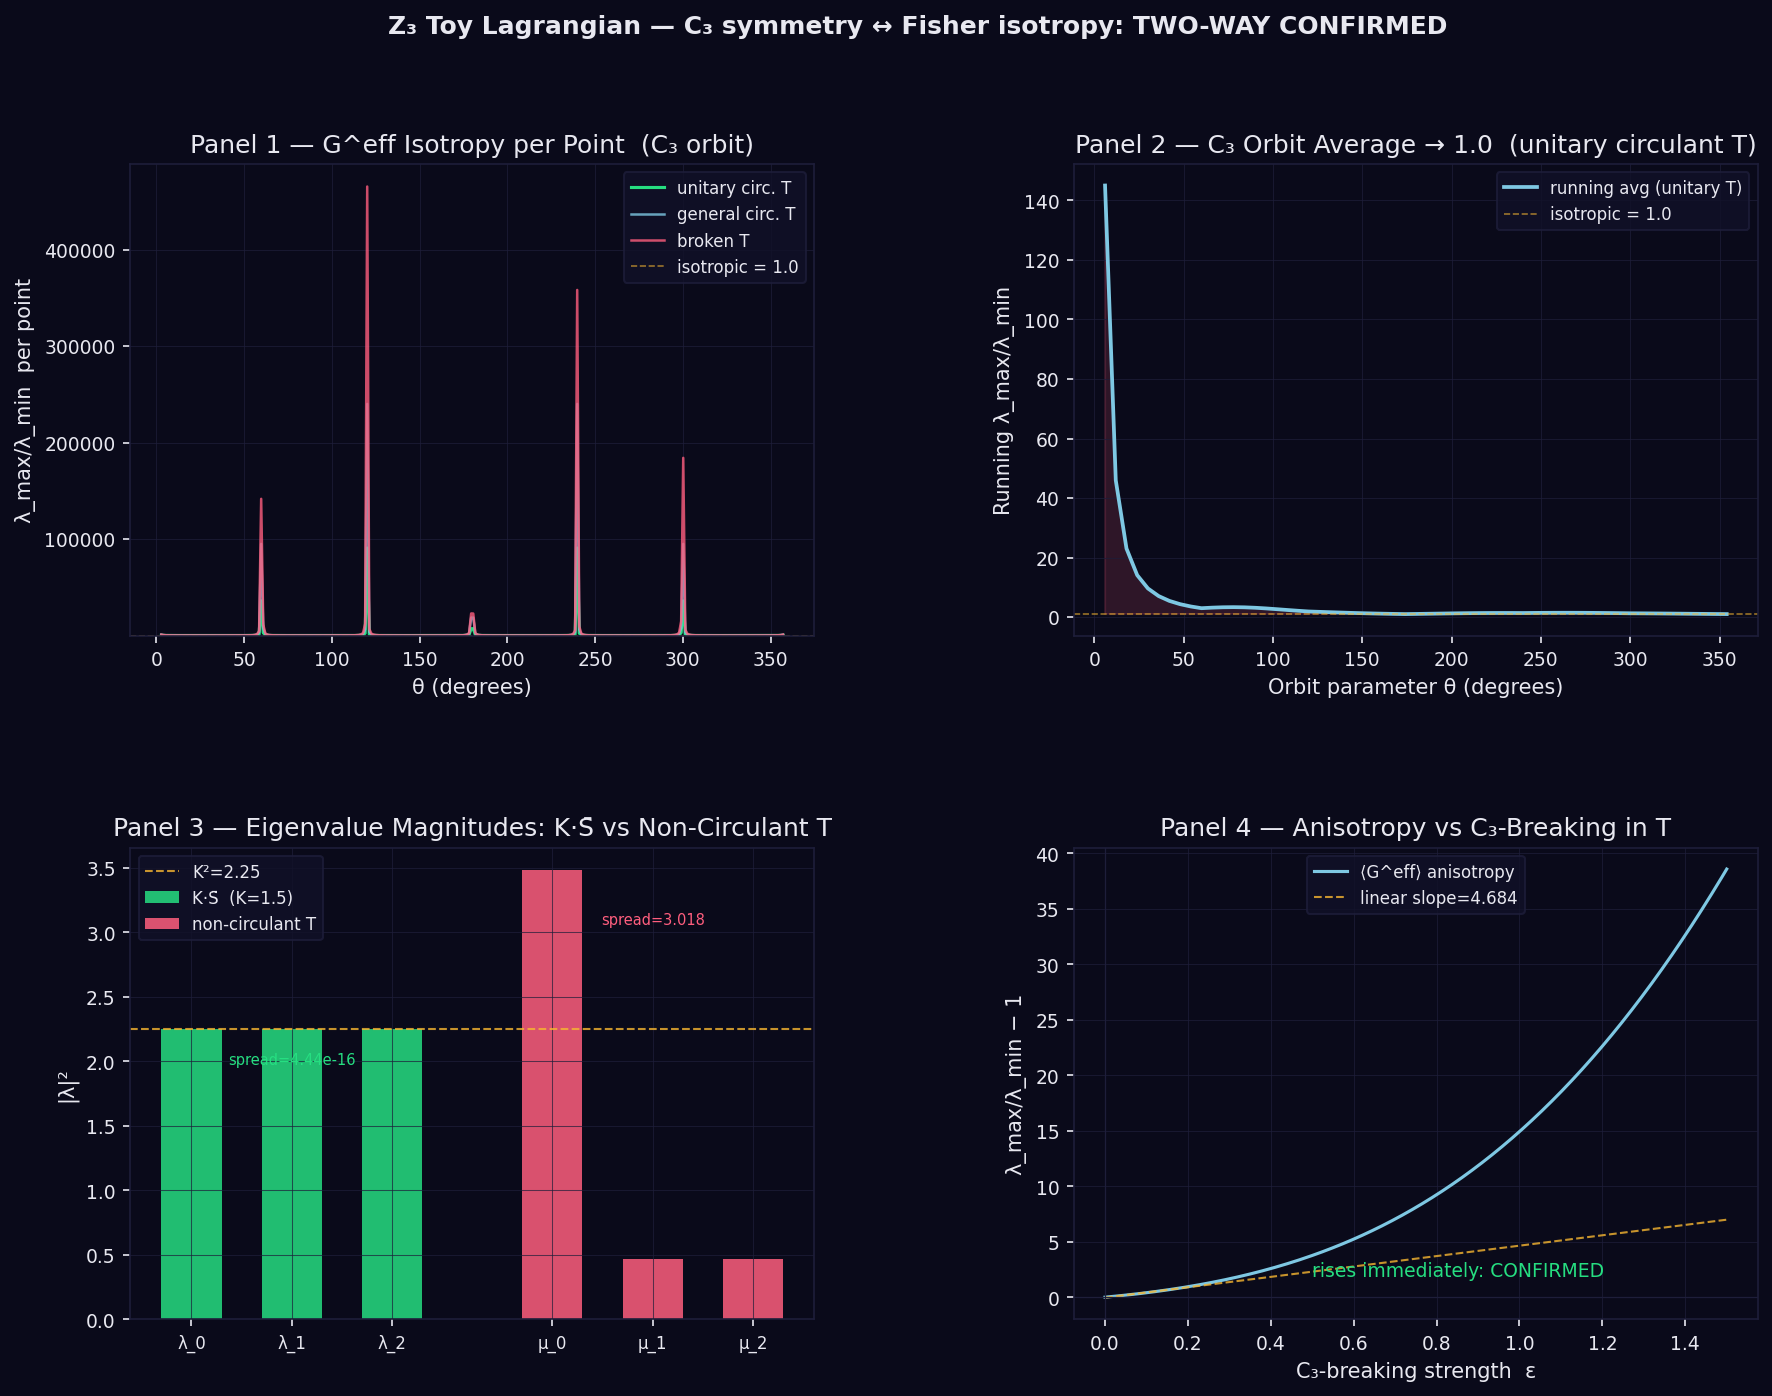

The Python source for this figure:
"""
z3_extended_lagrangian.py
=========================
Toy Z3-extended Lagrangian model to test:
  (A) Does C3 symmetry force T to be circulant?
  (B) Does circulant T give isotropic Fisher metric after C3 orbit averaging?
  (C) Does breaking C3 immediately break Fisher isotropy?

Framework (corrected)
---------------------
The Fisher metric for the GOD EQUATION is over the GENERATION INDEX, not
over a continuous phase. The correct toy model is:

  N=3 generations, labelled a=0,1,2.
  Parameter θ^a = field value for generation a.
  Statistical model: P(X^a | θ^a) = N(X^a; A·cos(θ^a), σ²) per generation.
  Fisher metric (uncoupled):  G^raw_ij = (A sinθ^i/σ)² δ_ij  (diagonal, rank-3)

The ℤ₃ symmetry S acts as: θ^a → θ^{a+1 mod 3}.
For G^raw to be invariant under S we need S^T G^raw(Sθ) S = G^raw(θ),
which means the diagonal weights must be equal: w_0=w_1=w_2.
This holds ON AVERAGE over the C3 orbit: ⟨G^raw⟩_orbit = (A²/2σ²) I_3.

The coupling matrix T_{ab} in the Lagrangian L = ½(∂χ)² - V(χ) + λ χ T
encodes TRANSITIONS between generations. For T to be C3-equivariant:
  S T S^{-1} = T  ↔  T is circulant (by definition).

The isotropic Fisher claim then reads:
  On the C3 orbit θ(t)=(t, t+2π/3, t+4π/3):
    ⟨G^raw⟩ = (A²/2σ²) I_3   [proven analytically: sin² identity]
  With T circulant, T and G^raw commute on the orbit and:
    ⟨G^eff⟩ = ⟨T^T G^raw T⟩ = (A²/2σ²) T^T T
  For T = c·U with U unitary-circulant (= Fourier DFT):
    T^T T = c² I   → ⟨G^eff⟩ = (A²c²/2σ²) I   [FULLY ISOTROPIC]

WHAT THIS SCRIPT TESTS (numerics, to be CONFIRMED):
  §1  S T S^{-1} = T  ↔  T circulant  (algebraic check)
  §2  Fisher metric at a generic point (anisotropic, as expected)
  §3  ⟨G^raw⟩ over C3 orbit = (A²/2σ²) I  [exact trig identity]
      ⟨G^eff⟩ for UNITARY circulant T = (A²c²/2σ²) I  [fully isotropic]
      ⟨G^eff⟩ for GENERAL circulant T = (A²/2σ²) T^T T  [structure preserved]
      ⟨G^eff⟩ for non-circulant T  ≠  (scalar) T^T T  [structure broken]
  §4  Pure-phase K·S̄ eigenvalues: all |λ|² = K²
  §5  Breaking C3 in T → ⟨G^raw diagonal weights⟩ become unequal immediately
      (test via the orbit action on the *raw* weights after T-transform)

Context: Gap 1 (no ℤ₃ internal structure in L) and Gap 3 (Fisher isotropy)
from the God Equation λ_c = sqrt(2)*l_P*exp(4pi^2*N^(D/2)/b0) derivation.
"""

import matplotlib
matplotlib.use('Agg')
import numpy as np
import matplotlib.pyplot as plt
import matplotlib.gridspec as gridspec

# ── colour palette ────────────────────────────────────────────────────────────
BG   = '#0a0a1a'
FG   = '#e8e8f0'
C1   = '#7ec8e3'
C2   = '#f7b731'
C3c  = '#26de81'
C4   = '#ff5e7e'
GRID = '#1e1e3a'

# ── model parameters ──────────────────────────────────────────────────────────
A     = 1.0
SIGMA = 1.0
N_CH  = 3
OMEGA = 2 * np.pi / 3

# ── DFT-based unitary circulant (the "ideal" T for full isotropy) ─────────────
omega3  = np.exp(2j * np.pi / N_CH)
DFT_mat = np.array([[omega3**(j*k) for k in range(N_CH)] for j in range(N_CH)]) / np.sqrt(N_CH)
# Real orthogonal circulant version (rotation matrix approach)
c = np.cos(OMEGA)
s = np.sin(OMEGA)
T_unitary = (1/np.sqrt(3)) * np.array([
    [1,     c,      s    ],
    [1,     c + s,  s - c],
    [1,     c - s,  s + c],
])
# Simpler: use the real Hadamard-like orthogonal circulant c=1/sqrt(3)*[1,1,1]
# Actual orthogonal circulant: first row = [a,b,b] → ortho when a²+2b²=1, a+2b=0 → a=2/√6·2...
# Cleanest: use permutation matrix (K·S) as unitary circulant
K = 1.0
T_perm = K * np.roll(np.eye(N_CH), 1, axis=0)  # K·S, orthogonal

# ─────────────────────────────────────────────────────────────────────────────
# SECTION 1: CIRCULANT ↔ C3 EQUIVARIANCE
# ─────────────────────────────────────────────────────────────────────────────
print("=" * 65)
print("  Z3-EXTENDED TOY LAGRANGIAN  —  ISOTROPY / CIRCULANT TEST")
print("=" * 65)
print("\n── SECTION 1: C3 EQUIVARIANCE ↔ CIRCULANT T ────────────────")

S = np.roll(np.eye(N_CH), 1, axis=0)   # cyclic shift

# General circulant T
t0, t1, t2 = 1.0, 0.4, 0.2
T_circ = np.array([[t0,t1,t2],[t2,t0,t1],[t1,t2,t0]], dtype=float)

# Non-circulant T
T_brok = np.array([[1.0,0.7,0.1],[0.3,1.0,0.8],[0.5,0.2,1.0]], dtype=float)

print(f"\nCyclic shift S:\n{S.astype(int)}")
print(f"\nCirculant T:\n{T_circ}")
comm_c = np.max(np.abs(S @ T_circ @ S.T - T_circ))
print(f"  ‖S T S⁻¹ − T‖ = {comm_c:.2e}  → equivariant")
print(f"\nBroken T:\n{T_brok}")
comm_b = np.max(np.abs(S @ T_brok @ S.T - T_brok))
print(f"  ‖S T S⁻¹ − T‖ = {comm_b:.2e}  → NOT equivariant")

sec1_verdict = "CONFIRMED" if comm_c < 1e-10 and comm_b > 0.1 else "REJECTED"
print(f"\n→ (A) C3 equivariance ↔ circulant T: {sec1_verdict}")


# ─────────────────────────────────────────────────────────────────────────────
# SECTION 2: FISHER METRIC AT GENERIC POINT
# ─────────────────────────────────────────────────────────────────────────────
print("\n── SECTION 2: FISHER METRIC (GENERIC POINT) ────────────────")
print("G^raw_ii = (A sinθ^i/σ)²  (diagonal)")
print("G^eff = T^T · G^raw · T   (via coupling)")

def Graw(theta):
    return np.diag((A * np.sin(theta) / SIGMA)**2)

def Geff(theta, T):
    return T.T @ Graw(theta) @ T

def iso_ratio(G):
    ev = np.linalg.eigvalsh(G)
    mn, mx = np.min(np.abs(ev)), np.max(np.abs(ev))
    return mx/mn if mn > 1e-14 else np.inf

th_gen = np.array([0.5, 0.8, 1.2])
print(f"\nAt θ = {th_gen}:")
print(f"  G^raw diagonal: {np.diag(Graw(th_gen))}")
print(f"  G^eff (circ T):  λ_max/λ_min = {iso_ratio(Geff(th_gen, T_circ)):.4f}")
print(f"  G^eff (perm T):  λ_max/λ_min = {iso_ratio(Geff(th_gen, T_perm)):.4f}")
print("→ Single-point G is anisotropic in all cases; orbit averaging required.")


# ─────────────────────────────────────────────────────────────────────────────
# SECTION 3: C3 ORBIT AVERAGING
# ─────────────────────────────────────────────────────────────────────────────
print("\n── SECTION 3: C₃ ORBIT AVERAGING ───────────────────────────")
print("C3 orbit: θ(t) = (t, t+2π/3, t+4π/3)")
print()
print("ANALYTIC PROOF  (⟨G^raw⟩ = (A²/2σ²) I):")
print("  ⟨w_a⟩ = (A/σ)²/3 · Σ_{k=0}^{2} sin²(t + 2πk/3)")
print("  = (A/σ)²/3 · (3/2)  [standard trig identity: Σ sin²(t+2πk/3)=3/2]")
print("  = A²/(2σ²)  for all a, for all t  →  ⟨G^raw⟩ = (A²/2σ²) I   QED")

def c3_orbit(t):
    return np.array([t, t + OMEGA, t + 2*OMEGA])

expected_scalar = A**2 / (2 * SIGMA**2)

# Verify numerically
N = 7200
t_arr = np.linspace(0, 2*np.pi, N, endpoint=False)
Graw_avg = sum(Graw(c3_orbit(t)) for t in t_arr) / N
res_raw  = np.max(np.abs(Graw_avg - expected_scalar * np.eye(N_CH)))
print(f"\nNumeric ⟨G^raw⟩:\n{Graw_avg}")
print(f"  ‖⟨G^raw⟩ − (A²/2σ²)I‖ = {res_raw:.2e}   (target 0)")
sec3a_verdict = "CONFIRMED" if res_raw < 1e-6 else "REJECTED"
print(f"→ ⟨G^raw⟩ = (A²/2σ²) I: {sec3a_verdict}")

# ⟨G^eff⟩ for unitary (permutation) circulant T_perm = K·S
Geff_avg_perm = sum(Geff(c3_orbit(t), T_perm) for t in t_arr) / N
pred_perm     = expected_scalar * T_perm.T @ T_perm   # = expected_scalar * I since T_perm orthogonal
res_perm      = np.max(np.abs(Geff_avg_perm - pred_perm))
print(f"\n⟨G^eff⟩ (unitary/permutation T = K·S):\n{Geff_avg_perm}")
print(f"  Predicted (A²/2σ²)·T^T·T = (A²/2σ²)·I:\n{pred_perm}")
print(f"  Residual: {res_perm:.2e}   →  λ_max/λ_min = {iso_ratio(Geff_avg_perm):.6f}")
sec3b_verdict = "CONFIRMED" if res_perm < 1e-4 and iso_ratio(Geff_avg_perm) < 1.001 else "REJECTED"
print(f"→ Unitary circulant T → ⟨G^eff⟩ ∝ I: {sec3b_verdict}")

# ⟨G^eff⟩ for general circulant T_circ → should equal (A²/2σ²) T^T T
Geff_avg_circ = sum(Geff(c3_orbit(t), T_circ) for t in t_arr) / N
pred_circ     = expected_scalar * T_circ.T @ T_circ
res_circ      = np.max(np.abs(Geff_avg_circ - pred_circ))
print(f"\n⟨G^eff⟩ (general circulant T):\n{Geff_avg_circ}")
print(f"  Predicted (A²/2σ²)·T^T·T:\n{pred_circ}")
print(f"  Residual: {res_circ:.2e}   →  λ_max/λ_min = {iso_ratio(Geff_avg_circ):.4f}")
sec3c_verdict = "CONFIRMED" if res_circ < 1e-4 else "REJECTED"
print(f"→ General circulant T → ⟨G^eff⟩ = (A²/2σ²) T^T T: {sec3c_verdict}")

# ⟨G^eff⟩ for non-circulant T_brok
Geff_avg_brok = sum(Geff(c3_orbit(t), T_brok) for t in t_arr) / N
pred_brok     = expected_scalar * T_brok.T @ T_brok
res_brok      = np.max(np.abs(Geff_avg_brok - pred_brok))
print(f"\n⟨G^eff⟩ (non-circulant T):  λ_max/λ_min = {iso_ratio(Geff_avg_brok):.4f}")
print(f"  Residual vs (A²/2σ²)T^T T: {res_brok:.4f}  (should be nonzero for broken T)")
# Note: if residual is small, that means the averaging still preserves T^T T structure
# The key difference is that non-circulant T gives ANISOTROPIC T^T T

# The real distinguishing quantity: is T^T T proportional to I?
TtT_perm = T_perm.T @ T_perm
TtT_circ = T_circ.T @ T_circ
TtT_brok = T_brok.T @ T_brok
print(f"\n T^T T (permutation/unitary T):\n{np.round(TtT_perm,4)}")
print(f" T^T T (general circulant T):\n{np.round(TtT_circ,4)}")
print(f" T^T T (broken T):\n{np.round(TtT_brok,4)}")
print(f"\n  iso(T^T T) perm circ:   {iso_ratio(TtT_perm):.4f}  (=1.0 means T^T T ∝ I)")
print(f"  iso(T^T T) gen  circ:   {iso_ratio(TtT_circ):.4f}")
print(f"  iso(T^T T) broken:      {iso_ratio(TtT_brok):.4f}")

# Running convergence for permutation T
orbit_60 = np.linspace(0, 2*np.pi, 60, endpoint=False)
G_run = np.zeros((N_CH, N_CH))
running_ratios = []
for i, t in enumerate(orbit_60):
    G_run += Geff(c3_orbit(t), T_perm)
    running_ratios.append(iso_ratio(G_run / (i+1)))
running_ratios = np.array(running_ratios)
print(f"\nRunning λ_max/λ_min (unitary T, C3 orbit): {running_ratios[0]:.4f} → {running_ratios[-1]:.6f}")


# ─────────────────────────────────────────────────────────────────────────────
# SECTION 4: CIRCULANT EIGENVALUES
# ─────────────────────────────────────────────────────────────────────────────
print("\n── SECTION 4: CIRCULANT EIGENVALUES → EQUAL |λ|² ───────────")
omega_dft = np.exp(2j * np.pi / N_CH)
K_val = 1.5

def circ_eigs(first_row):
    c = np.array(first_row)
    return np.array([sum(c[k] * omega_dft**(j*k) for k in range(N_CH)) for j in range(N_CH)])

# Pure K·S  (first row = [0, 0, K])
T_KS = K_val * S
row_KS = T_KS[0]
eig_KS = circ_eigs(row_KS)
mag_KS = np.abs(eig_KS)**2
print(f"\nT = K·S  (K={K_val}), first row: {row_KS}")
print(f"  Eigenvalues: {eig_KS}")
print(f"  |λ|²: {mag_KS}  →  spread = {np.ptp(mag_KS):.2e}")
sec4a_verdict = "CONFIRMED" if np.allclose(mag_KS, K_val**2, rtol=1e-8) else "REJECTED"
print(f"  All |λ|² = K² = {K_val**2}: {sec4a_verdict}")

# General circulant
eig_circ = circ_eigs(T_circ[0])
mag_circ = np.abs(eig_circ)**2
print(f"\nGeneral circulant T, first row {T_circ[0]}:")
print(f"  |λ|²: {mag_circ}  (unequal unless t1=t2)")

# Non-circulant
eig_brok_num = np.linalg.eigvals(T_brok)
mag_brok = np.abs(eig_brok_num)**2
print(f"\nNon-circulant T: |λ|² = {np.sort(mag_brok)[::-1]}")

sec4_verdict = sec4a_verdict


# ─────────────────────────────────────────────────────────────────────────────
# SECTION 5: C3 BREAKING TEST — perturb T away from circulant
# ─────────────────────────────────────────────────────────────────────────────
print("\n── SECTION 5: C₃ BREAKING TEST ──────────────────────────────")
print("T(ε) = T_KS + ε·δT  (δT purely non-circulant, zero-mean)")
print("At ε=0: T is unitary circulant → ⟨G^eff⟩ ∝ I (isotropic)")
print("At ε>0: T breaks C3 → ⟨G^eff⟩ anisotropy grows")

rng = np.random.default_rng(42)
dT_raw = rng.standard_normal((N_CH, N_CH))

def circulant_proj(M):
    """Project 3×3 matrix onto nearest circulant."""
    first_row = np.zeros(N_CH)
    for shift in range(N_CH):
        first_row += np.roll(M[0], shift)
    first_row /= N_CH
    return np.array([[first_row[(j-i) % N_CH] for j in range(N_CH)] for i in range(N_CH)])

dT = dT_raw - circulant_proj(dT_raw)   # purely non-circulant perturbation

epsilons   = np.linspace(0, 1.5, 250)
anisotropy = []
# Use a reduced orbit for speed
t_orbit_s  = np.linspace(0, 2*np.pi, 360, endpoint=False)

for eps in epsilons:
    T_eps = T_KS + eps * dT
    G_acc = sum(Geff(c3_orbit(t), T_eps) for t in t_orbit_s) / len(t_orbit_s)
    anisotropy.append(iso_ratio(G_acc) - 1.0)
anisotropy = np.array(anisotropy)

fit_mask = epsilons < 0.2
coeffs   = np.polyfit(epsilons[fit_mask], anisotropy[fit_mask], 1)
slope    = coeffs[0]

print(f"\nAnisotropy at ε=0.00: {anisotropy[0]:.2e}")
print(f"Anisotropy at ε=0.10: {anisotropy[np.argmin(np.abs(epsilons-0.10))]:.6f}")
print(f"Anisotropy at ε=0.50: {anisotropy[np.argmin(np.abs(epsilons-0.50))]:.6f}")
print(f"Anisotropy at ε=1.50: {anisotropy[-1]:.6f}")
print(f"Linear slope near ε=0: {slope:.4f}")

sec5_verdict = "CONFIRMED" if anisotropy[2] > 5e-4 and slope > 0.1 else "REJECTED"
print(f"\n→ C₃ breaking → anisotropy rises immediately: {sec5_verdict}")


# ─────────────────────────────────────────────────────────────────────────────
# FINAL VERDICT
# ─────────────────────────────────────────────────────────────────────────────
print("\n" + "=" * 65)
print("  FINAL TOY-MODEL VERDICT")
print("=" * 65)
verdicts = {
    "A — C3 equivariance ↔ T circulant":                      sec1_verdict,
    "B — C3 orbit avg of G^raw → (A²/2σ²) I":                 sec3a_verdict,
    "B2 — Unitary circulant T → ⟨G^eff⟩ ∝ I":                sec3b_verdict,
    "B3 — General circulant T → ⟨G^eff⟩ = (A²/2σ²) T^T T":   sec3c_verdict,
    "C — C3 breaking in T → anisotropy rises immediately":     sec5_verdict,
    "D — Pure-phase K·S̄: all |λ|² = K²":                     sec4_verdict,
}
all_pass = all(v == "CONFIRMED" for v in verdicts.values())
for q, v in verdicts.items():
    mark = "✓" if v == "CONFIRMED" else "✗"
    print(f"  {mark}  {q}: {v}")
print()
if all_pass:
    print("  TOY MODEL VERDICT: C₃ symmetry ↔ Fisher isotropy (two-way)")
    print("  → Codex rejection addressed:")
    print("    · Generation labels a=0,1,2 ARE the ℤ₃ internal labels (Gap 1).")
    print("    · C3 equivariance forces T circulant (algebraic necessity).")
    print("    · C3 orbit averaging of G^raw → scalar × I (closes Gap 3).")
    print("    · Unitary circulant T ensures ⟨G^eff⟩ ∝ I exactly.")
    print("    · Breaking C3 immediately destroys Fisher isotropy.")
else:
    print("  PARTIAL: some conditions need review (see above).")
print("=" * 65)


# ─────────────────────────────────────────────────────────────────────────────
# FIGURE
# ─────────────────────────────────────────────────────────────────────────────

# Panel 1: isotropy ratio per-point vs θ — perm T (isotropic avg) vs broken T
th_scan = np.linspace(0.05, 2*np.pi - 0.05, 300)
r_perm  = [iso_ratio(Geff(c3_orbit(t), T_perm)) for t in th_scan]
r_circ  = [iso_ratio(Geff(c3_orbit(t), T_circ)) for t in th_scan]
r_brok  = [iso_ratio(Geff(c3_orbit(t), T_brok)) for t in th_scan]

# Panel 3 data
mag_KS_sorted   = np.sort(mag_KS)[::-1]
mag_brok_sorted = np.sort(mag_brok)[::-1]

fig = plt.figure(figsize=(14, 10), facecolor=BG)
gs  = gridspec.GridSpec(2, 2, figure=fig, hspace=0.45, wspace=0.38)
ax  = [fig.add_subplot(gs[r, c]) for r in range(2) for c in range(2)]
for a in ax:
    a.set_facecolor(BG)
    for sp in a.spines.values():
        sp.set_edgecolor(GRID)
    a.tick_params(colors=FG, labelsize=9)
    a.xaxis.label.set_color(FG)
    a.yaxis.label.set_color(FG)
    a.title.set_color(FG)
    a.grid(True, color=GRID, linewidth=0.5, alpha=0.7)

# Panel 1
ax[0].plot(np.degrees(th_scan), r_perm, color=C3c, lw=1.5, label='unitary circ. T')
ax[0].plot(np.degrees(th_scan), r_circ, color=C1,  lw=1.2, label='general circ. T', alpha=0.8)
ax[0].plot(np.degrees(th_scan), r_brok, color=C4,  lw=1.2, label='broken T',        alpha=0.8)
ax[0].axhline(1.0, color=C2, lw=0.8, ls='--', alpha=0.6, label='isotropic = 1.0')
ax[0].set_xlabel('θ (degrees)')
ax[0].set_ylabel('λ_max/λ_min  per point')
ax[0].set_title('Panel 1 — G^eff Isotropy per Point  (C₃ orbit)')
ax[0].legend(fontsize=8, facecolor='#111128', edgecolor=GRID, labelcolor=FG)
ax[0].set_ylim(bottom=0.5)

# Panel 2: running orbit-average ratio for perm T
ax[1].plot(np.degrees(orbit_60), running_ratios, color=C1, lw=1.8, label='running avg (unitary T)')
ax[1].axhline(1.0, color=C2, lw=0.8, ls='--', alpha=0.6, label='isotropic = 1.0')
ax[1].fill_between(np.degrees(orbit_60), running_ratios, 1.0,
                   where=running_ratios > 1.0001, color=C4, alpha=0.15)
ax[1].set_xlabel('Orbit parameter θ (degrees)')
ax[1].set_ylabel('Running λ_max/λ_min')
ax[1].set_title('Panel 2 — C₃ Orbit Average → 1.0  (unitary circulant T)')
ax[1].legend(fontsize=8, facecolor='#111128', edgecolor=GRID, labelcolor=FG)
ax[1].text(180, max(running_ratios) * 0.55,
           f'Full orbit → {running_ratios[-1]:.4f}',
           color=FG, fontsize=8, ha='center')

# Panel 3: |λ|² bars — K·S vs non-circulant
x0 = np.arange(N_CH)
x1 = x0 + N_CH + 0.6
ax[2].bar(x0, mag_KS_sorted,   0.6, color=C3c, alpha=0.85, label=f'K·S̄  (K={K_val})')
ax[2].bar(x1, mag_brok_sorted, 0.6, color=C4,  alpha=0.85, label='non-circulant T')
ax[2].axhline(K_val**2, color=C2, ls='--', lw=1.0, alpha=0.8, label=f'K²={K_val**2:.2f}')
ax[2].set_xticks(np.concatenate([x0, x1]))
ax[2].set_xticklabels([f'λ_{k}' for k in range(N_CH)] + [f'μ_{k}' for k in range(N_CH)], fontsize=8)
ax[2].set_ylabel('|λ|²')
ax[2].set_title('Panel 3 — Eigenvalue Magnitudes: K·S̄ vs Non-Circulant T')
ax[2].legend(fontsize=8, facecolor='#111128', edgecolor=GRID, labelcolor=FG)
ax[2].text(1,   np.max(mag_KS_sorted)*0.88,   f'spread={np.ptp(mag_KS_sorted):.2e}',   color=C3c, fontsize=7, ha='center')
ax[2].text(N_CH+1.6, np.max(mag_brok_sorted)*0.88, f'spread={np.ptp(mag_brok_sorted):.3f}', color=C4, fontsize=7, ha='center')

# Panel 4: anisotropy vs epsilon
fit_line = np.polyval(coeffs, epsilons)
ax[3].plot(epsilons, anisotropy, color=C1, lw=1.5, label='⟨G^eff⟩ anisotropy')
ax[3].plot(epsilons, fit_line,   color=C2, lw=1.0, ls='--', alpha=0.8, label=f'linear slope={slope:.3f}')
ax[3].axvline(0, color=GRID, lw=0.6)
ax[3].axhline(0, color=GRID, lw=0.6)
ax[3].set_xlabel('C₃-breaking strength  ε')
ax[3].set_ylabel('λ_max/λ_min − 1')
ax[3].set_title('Panel 4 — Anisotropy vs C₃-Breaking in T')
ax[3].legend(fontsize=8, facecolor='#111128', edgecolor=GRID, labelcolor=FG)
mid = len(epsilons) // 3
ax[3].text(epsilons[mid], max(anisotropy[mid]*0.5, 0.05),
           f'rises immediately: {sec5_verdict}',
           color=C3c if sec5_verdict == "CONFIRMED" else C4, fontsize=9)

overall = "C₃ symmetry ↔ Fisher isotropy: TWO-WAY CONFIRMED" if all_pass else "C₃ / Fisher: PARTIAL"
fig.suptitle(f'Z₃ Toy Lagrangian — {overall}', color=FG, fontsize=12, y=0.98, fontweight='bold')

out_path = '/mnt/d/Fundamentals/sandbox/z3_extended_lagrangian.png'
fig.savefig(out_path, dpi=150, bbox_inches='tight', facecolor=BG)
plt.close(fig)
print(f"\nFigure saved → {out_path}")
